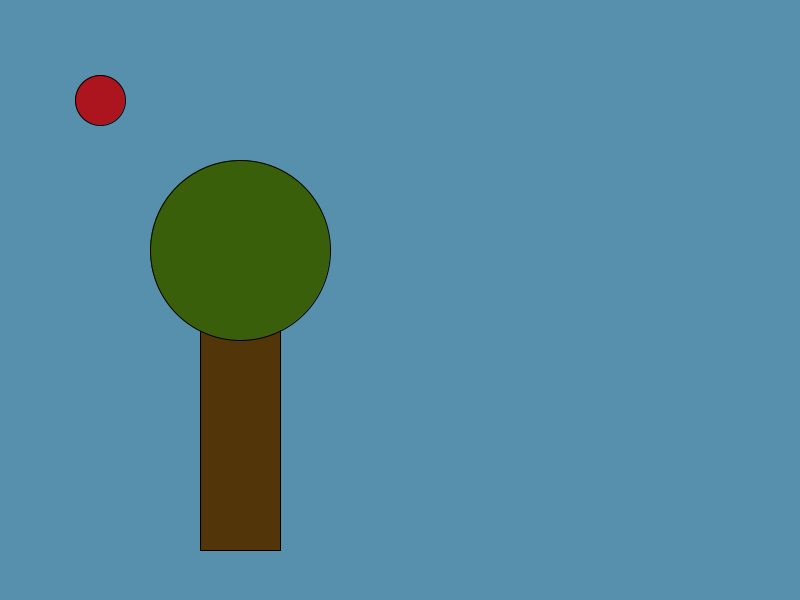
Frame 1 (no input)
Frame 60 (the mouse pressed at the canvas centre just before this capture): identical to frame 1, image omitted
Frame 120 (the mouse held since frame 60 and released just before this capture): identical to frame 1, image omitted

The Processing sketch that drew this single still picture (run headless with seeded random() and noise(); from frame 60 on, the mouse is pressed at the canvas centre):

// Processing sketch: DaenenVockeroth_ROSP
// ── DaenenVockeroth_ROSP.pde
Shapes shapes = new Shapes();

void setup() {
    size(800, 600);
}

void draw() {
    background(87, 144, 173);

    shapes.drawTree(200, 250);
    shapes.drawBird(100, 100);
}




class Shapes {
    public void drawTree(int _posX, int _posY) {
        fill(83, 53, 10);
        rect(_posX, _posY, 80, 300);
        fill(58, 95, 11);
        ellipse(_posX + 40, _posY, 180, 180);
    }

    public void drawBird(int _posX, int _posY) {
        fill(172, 20, 30);
        ellipse(_posX, _posY, 50, 50);
    }
}
